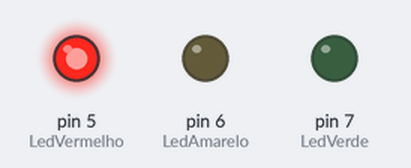
Simulated run of this sketch. Board: Arduino Uno, built with avr-gcc and run on an emulated ATmega328P. Shown: output pins drawn as LEDs (lit = HIGH). What the sketch prints to the serial monitor is not drawn.

Above: at 0.1 s.
Timing chart, 0 to 1.6 s (numbered marks = the images above):
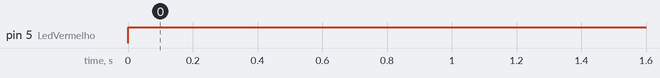

Measured:
- by itself, pin 5 (LedVermelho): LOW → HIGH at 0.00 s

The sketch:

sensor_solo.ino
```cpp
#define sinal A0
#define LedVermelho 5
#define LedAmarelo 6
#define LedVerde 7

// Valores de calibração (ajustar conforme necessário)
const int umidadeSeca = 100;  // Valor máximo para solo seco
const int umidadeModerada = 500; // Valor máximo para solo moderadamente úmido

int valorAnalogico;
int porcentagemUmidade;

void setup() {
  Serial.begin(9600);
  pinMode(sinal, INPUT);
  pinMode(LedVermelho, OUTPUT);
  pinMode(LedAmarelo, OUTPUT);
  pinMode(LedVerde, OUTPUT);
}

void loop() {
  // Leitura do sensor e conversão para porcentagem
  valorAnalogico = analogRead(sinal);
  // Valor máximo e mínimo de umidade, 0 e 1023, Valor de porcentagem
  porcentagemUmidade = map(valorAnalogico, 0, 1023, 100, 0);

  Serial.print("Umidade: ");
  Serial.print(porcentagemUmidade);
  Serial.println("%");

  // Controle dos LEDs com histerese
 if (porcentagemUmidade > umidadeModerada) {
    apagaleds();
    digitalWrite(LedVerde, HIGH);
    Serial.println("Solo muito úmido");
  } else if (porcentagemUmidade > umidadeSeca) {
    apagaleds();
    digitalWrite(LedAmarelo, HIGH);
    Serial.println("Umidade moderada");
  } else {
    apagaleds();
    digitalWrite(LedVermelho, HIGH);
    Serial.println("Solo seco");
  }

  // 1 hora
  delay(3600000);
}

void apagaleds() {
  digitalWrite(LedVermelho, LOW);
  digitalWrite(LedAmarelo, LOW);
  digitalWrite(LedVerde, LOW);
}
```
